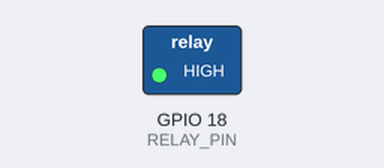
A sketch run on a simulated ESP32. Shown: switched loads named in the sketch (green lamp = pin HIGH).

Above: at 2.5 s.
At 7.5 s:
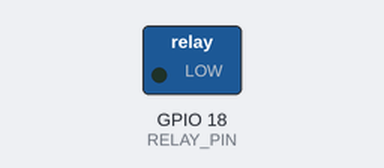
Timing chart, 0 to 13.0 s (numbered marks = the images above):
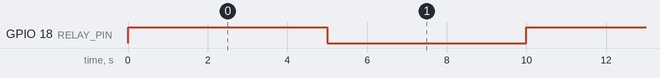

The sketch:

pump.ino
```cpp
#define RELAY_PIN 18

void setup() {
  // Initialiser le pin du relais comme sortie
  pinMode(RELAY_PIN, OUTPUT);

  // Désactiver le relais au départ
  digitalWrite(RELAY_PIN, LOW);
}

void loop() {
  // Activer la pompe à eau
  digitalWrite(RELAY_PIN, HIGH);
  delay(5000); // Garder la pompe activée pendant 5 secondes

  // Désactiver la pompe à eau
  digitalWrite(RELAY_PIN, LOW);
  delay(5000); // Garder la pompe désactivée pendant 5 secondes
}
```

Measured:
- by itself, GPIO 18 (RELAY_PIN): alternates HIGH for 5.0 s and LOW for 5.0 s
